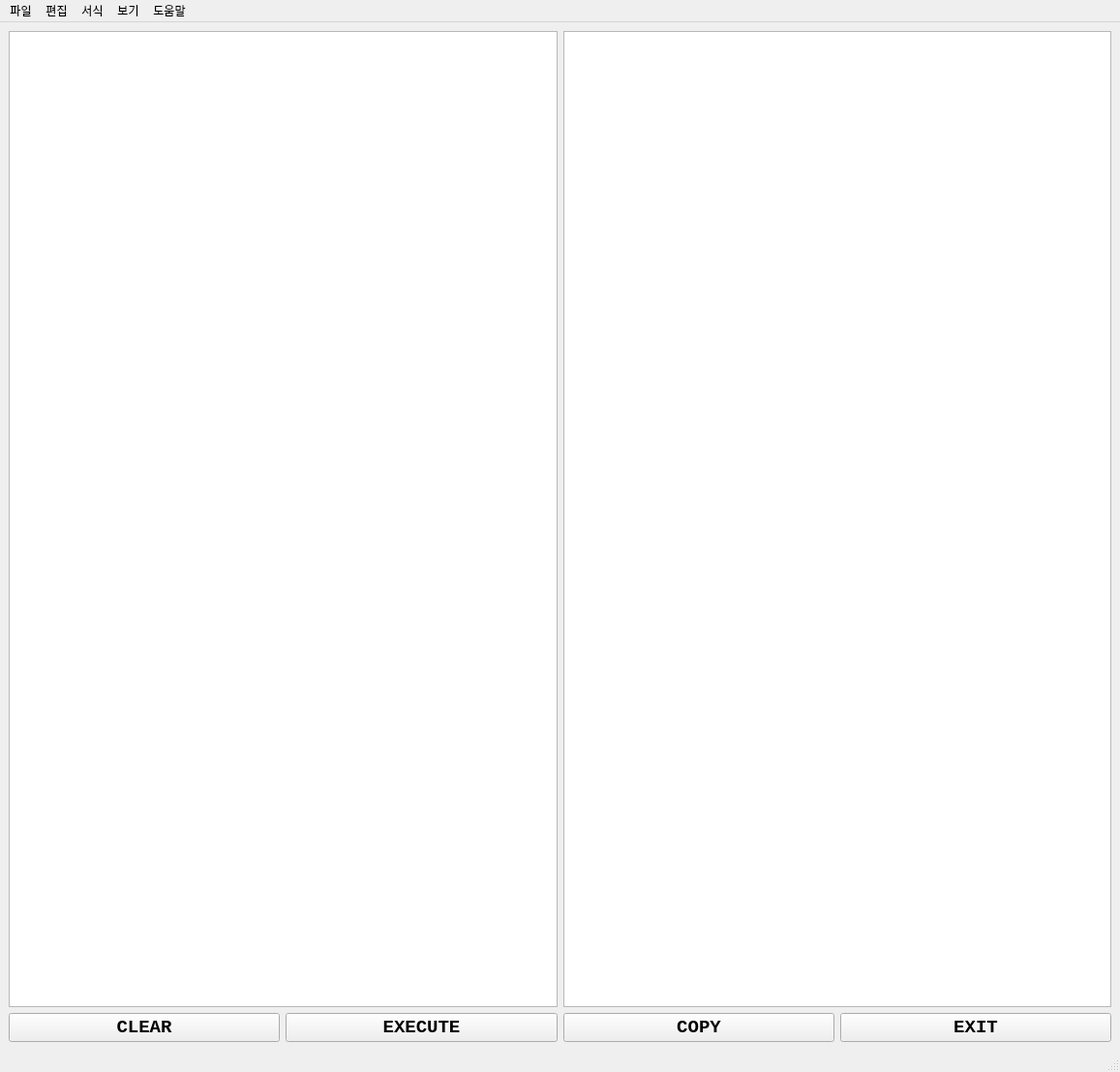
<?xml version="1.0" encoding="UTF-8"?>
<ui version="4.0">
 <class>MainWindow</class>
 <widget class="QMainWindow" name="MainWindow">
  <property name="geometry">
   <rect>
    <x>0</x>
    <y>0</y>
    <width>1157</width>
    <height>1107</height>
   </rect>
  </property>
  <property name="windowTitle">
   <string>Exchanger</string>
  </property>
  <widget class="QWidget" name="centralwidget">
   <layout class="QGridLayout" name="gridLayout_2">
    <item row="0" column="0">
     <layout class="QGridLayout" name="gridLayout_up">
      <item row="0" column="0">
       <layout class="QHBoxLayout" name="horizontalLayout_2">
        <item>
         <widget class="QPlainTextEdit" name="plainTextEdit_In"/>
        </item>
        <item>
         <widget class="QPlainTextEdit" name="plainTextEdit_Out"/>
        </item>
       </layout>
      </item>
     </layout>
    </item>
    <item row="1" column="0" rowspan="2">
     <layout class="QGridLayout" name="gridLayout_down">
      <item row="1" column="0">
       <widget class="QPushButton" name="pushButton_Clear">
        <property name="font">
         <font>
          <family>Consolas</family>
          <pointsize>14</pointsize>
          <weight>75</weight>
          <bold>true</bold>
         </font>
        </property>
        <property name="text">
         <string>CLEAR</string>
        </property>
       </widget>
      </item>
      <item row="1" column="1">
       <widget class="QPushButton" name="pushButton_Exec">
        <property name="font">
         <font>
          <family>Consolas</family>
          <pointsize>14</pointsize>
          <weight>75</weight>
          <bold>true</bold>
         </font>
        </property>
        <property name="text">
         <string>EXECUTE</string>
        </property>
       </widget>
      </item>
      <item row="1" column="2">
       <widget class="QPushButton" name="pushButton_Copy">
        <property name="font">
         <font>
          <family>Consolas</family>
          <pointsize>14</pointsize>
          <weight>75</weight>
          <bold>true</bold>
         </font>
        </property>
        <property name="text">
         <string>COPY</string>
        </property>
       </widget>
      </item>
      <item row="1" column="3">
       <widget class="QPushButton" name="pushButton_Exit">
        <property name="sizePolicy">
         <sizepolicy hsizetype="Minimum" vsizetype="Fixed">
          <horstretch>0</horstretch>
          <verstretch>0</verstretch>
         </sizepolicy>
        </property>
        <property name="font">
         <font>
          <family>Consolas</family>
          <pointsize>14</pointsize>
          <weight>75</weight>
          <bold>true</bold>
         </font>
        </property>
        <property name="text">
         <string>EXIT</string>
        </property>
       </widget>
      </item>
     </layout>
    </item>
   </layout>
  </widget>
  <widget class="QMenuBar" name="menubar">
   <property name="geometry">
    <rect>
     <x>0</x>
     <y>0</y>
     <width>1157</width>
     <height>31</height>
    </rect>
   </property>
   <widget class="QMenu" name="menu">
    <property name="title">
     <string>파일</string>
    </property>
    <addaction name="action_Open"/>
    <addaction name="action_Save"/>
   </widget>
   <widget class="QMenu" name="menu_2">
    <property name="title">
     <string>편집</string>
    </property>
   </widget>
   <widget class="QMenu" name="menu_3">
    <property name="title">
     <string>서식</string>
    </property>
   </widget>
   <widget class="QMenu" name="menu_4">
    <property name="title">
     <string>보기</string>
    </property>
   </widget>
   <widget class="QMenu" name="menu_5">
    <property name="title">
     <string>도움말</string>
    </property>
   </widget>
   <addaction name="menu"/>
   <addaction name="menu_2"/>
   <addaction name="menu_3"/>
   <addaction name="menu_4"/>
   <addaction name="menu_5"/>
  </widget>
  <widget class="QStatusBar" name="statusbar"/>
  <action name="action_Open">
   <property name="text">
    <string>열기</string>
   </property>
  </action>
  <action name="action_Save">
   <property name="text">
    <string>저장</string>
   </property>
  </action>
 </widget>
 <resources/>
 <connections/>
</ui>
